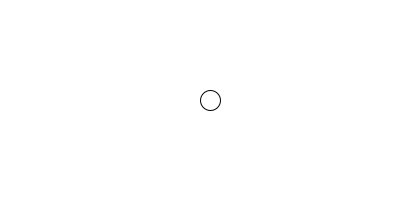
Frame 1 (no input)
Frame 60 (the mouse pressed at the canvas centre just before this capture): identical to frame 1, image omitted
Frame 120 (the mouse held since frame 60 and released just before this capture): identical to frame 1, image omitted

The Processing sketch that drew this single still picture (run headless with seeded random() and noise(); from frame 60 on, the mouse is pressed at the canvas centre):

// Processing sketch: sketch_5_name_01_04
// ── sketch_5_name_01_04.pde
/**
 * NAME_HERE
 * APCSP
 * 1/4/17
 *
 * Press any one of the arrow keys to generate a circle 50 pixels up/down/left/right of the origin circle.
 */

/**
 * Generates a circle centered at (width / 2 + displacementX, height / 2 + displacementY)
 * @param int displacementX Displacement in pixels from the center in a horizontal direction (left = negative; right = positive)
 * @param int displacementY Displacement in pixels from the center in a vertical direction (up = negative; down = positive)
 */
void createCircle(int displacementX, int displacementY) {
  translate(displacementX, displacementY);
  ellipse(width / 2, height / 2, 20, 20);
}

void setup() {
  size(420, 200);
}

void draw() {
  background(255);
  ellipse(width / 2, height / 2, 20, 20);

  if (keyPressed) {
    if (keyCode == RIGHT) {
      createCircle(50, 0);
    } else if (keyCode == LEFT) {
      createCircle(-50, 0);
    } else if (keyCode == UP) {
      createCircle(0, -50);
    } else if (keyCode == DOWN) {
      createCircle(0, 50);
    }
  }
}
